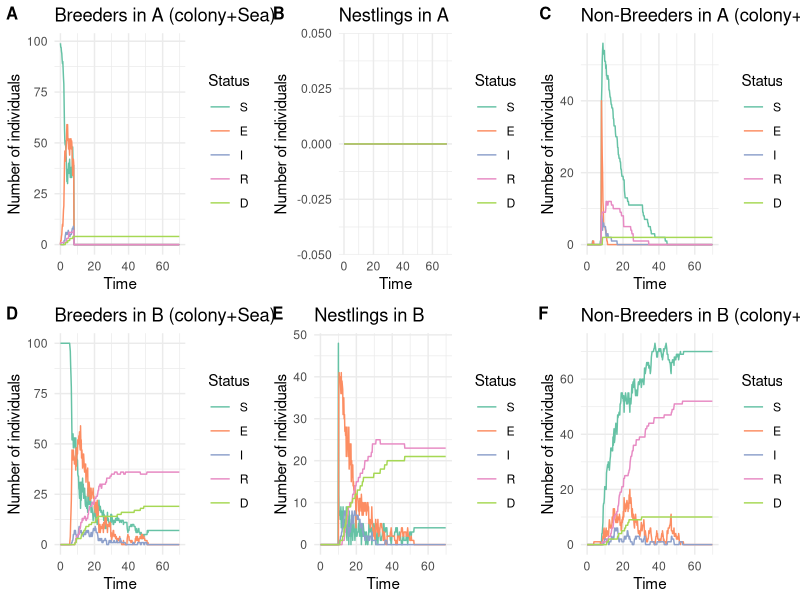

This chart was generated by the following R code: (Note: a time limit stopped this script after it produced the figure.)









# Library -----------------------------------------------------------------

library(tidyverse)
library(ggplot2)
library(reshape2)
library(abind)
library(cowplot)


# Model description -------------------------------------------------------

# Each compartment in the model is described by

# the epidemiological status : Susceptible (S), Exposed (E), Infectious (I), Recovered (R)
# the reproductive status : Breeders (B), Non-Breeders (NB), Nestlings (N)
# the localisation : colony A (A), colony (B), sea A (sea_a), sea B (sea_B)
# 
# Thus, an exposed individual, non-breeder and at sea B, is noted E_sea_b_NB


# Parameters --------------------------------------------------------------

param = list( 
  
  # Epidemiological parameters
  
  # Transmission rate from exposed individuals and from infectious individuals in a colony
  beta = matrix(c(0.10, 0.15,
                  0.00, 0.00),
                nrow = 2, ncol = 2, byrow = T),
  # Rate of progression from exposed to infectious (inverse of incubation period)
  sigma = 1/10,
  # Rate of progression from infectious to exposed
  eta =  0.9, 
  # Recovery rate (inverse of infectious period)
  gamma = 1/3,
  # Disease-related mortality rate
  mu = 1/3 * 0.5,
  
  
  # Mobility  parameters
  
  # Transition from sea to the colony (breeders)
  zeta_to_colony = 1,
  # Transition from colony to the sea (breeders)
  zeta_to_sea = 1,
  # Transition from breeder to non-breeder (reproductive failure)
  psi = 0, #Attention départ en couple
  # Transition from sea to the colony (non-breeders)
  rho_to_colony = 1/7,
  # Transition from colony to the sea (non-breeders)
  rho_to_sea = 1/7 * 7,

  
  # Induced dispersion parameters
  
  # Proportion of dispersed adults
  prop_dispersal = 1,
  # Proportion of prospectors among dispersed adults
  prop_prospecting = 1/8,
  # Date of induced dispersion
  dispersal_date = 30,
  
  # Demographic parameters
  hatching_date = 10

)




# Event rates -------------------------------------------------------------


calculate_rates = function(  beta_E_colony, beta_I_colony,
                             sigma,eta, gamma, mu,
                             zeta_to_colony, zeta_to_sea, psi, rho_to_colony, rho_to_sea,
                             prop_dispersal, prop_prospecting, dispersal_date,
                             hatching_date,
                             S_a, E_a, I_a, R_a, D_a,
                             S_sea_a, E_sea_a, I_sea_a, R_sea_a, D_sea_a,
                             S_sea_b, E_sea_b, I_sea_b, R_sea_b, D_sea_b,
                             S_b, E_b, I_b, R_b, D_b,
                             S_a_NB, E_a_NB, I_a_NB, R_a_NB, D_a_NB,
                             S_sea_a_NB, E_sea_a_NB, I_sea_a_NB, R_sea_a_NB, D_sea_a_NB,
                             S_sea_b_NB,  E_sea_b_NB, I_sea_b_NB, R_sea_b_NB, D_sea_b_NB,
                             S_b_NB, E_b_NB, I_b_NB, R_b_NB, D_b_NB,
                             S_a_N, E_a_N, I_a_N, R_a_N, D_a_N,
                             S_b_N, E_b_N, I_b_N, R_b_N, D_b_N){
  
  rates = c(
    
  # SEIR
  
  ## Nestlings
  ### Colony A
  "S_a_N_to_E_a_N" = beta_E_colony * S_a_N * (E_a+E_a_NB+E_a_N) + 
                     beta_I_colony * S_a_N * (I_a+I_a_NB+I_a_N),
  "E_a_N_to_S_a_N" = eta * E_a_N,
  "E_a_N_to_I_a_N" = sigma * E_a_N,
  "I_a_N_to_R_a_N" = gamma * I_a_N,
  "I_a_N_to_D_a_N" = mu * I_a_N,
  ### Colony B
  "S_b_N_to_E_b_N" = beta_E_colony * S_b_N * (E_b+E_b_NB+E_b_N) +
                     beta_I_colony * S_b_N * (I_b+I_b_NB+I_b_N),
  "E_b_N_to_S_b_N" = eta * E_b_N,
  "E_b_N_to_I_b_N" = sigma * E_b_N,
  "I_b_N_to_R_b_N" = gamma * I_b_N,
  "I_b_N_to_D_b_N" = mu * I_b_N,
  
  ## Non-Breeders
  ### Colony A
  "S_a_NB_to_E_a_NB" = beta_E_colony * S_a_NB * (E_a+E_a_NB+E_a_N) +
                       beta_I_colony * S_a_NB * (I_a+I_a_NB+I_a_N),
  "E_a_NB_to_S_a_NB" = eta * E_a_NB,
  "E_a_NB_to_I_a_NB" = sigma * E_a_NB,
  "I_a_NB_to_R_a_NB" = gamma * I_a_NB,
  "I_a_NB_to_D_a_NB" = mu * I_a_NB,
  ### Sea A
  "S_sea_a_NB_to_E_sea_a_NB" = 0,
  "E_sea_a_NB_to_S_sea_a_NB" = eta * E_sea_a_NB,
  "E_sea_a_NB_to_I_sea_a_NB" = sigma * E_sea_a_NB,
  "I_sea_a_NB_to_R_sea_a_NB" = gamma * I_sea_a_NB,
  "I_sea_a_NB_to_D_sea_a_NB" = mu * I_sea_a_NB,
  ### Sea B
  "S_sea_b_NB_to_E_sea_b_NB" = 0,
  "E_sea_b_NB_to_S_sea_b_NB" = eta * E_sea_b_NB,
  "E_sea_b_NB_to_I_sea_b_NB" = sigma * E_sea_b_NB,
  "I_sea_b_NB_to_R_sea_b_NB" = gamma * I_sea_b_NB,
  "I_sea_b_NB_to_D_sea_b_NB" = mu * I_sea_b_NB,
  ### Colony B
  "S_b_NB_to_E_b_NB" = beta_E_colony * S_b_NB * (E_b+E_b_NB+E_b_N) + 
                       beta_I_colony * S_b_NB * (I_b+I_b_NB+I_b_N),
  "E_b_NB_to_S_b_NB" = eta * E_b_NB,
  "E_b_NB_to_I_b_NB" = sigma * E_b_NB,
  "I_b_NB_to_R_b_NB" = gamma * I_b_NB,
  "I_b_NB_to_D_b_NB" = mu * I_b_NB,
  
  ## Breeders
  ### Colony A
  "S_a_to_E_a" = beta_E_colony * S_a * (E_a+E_a_NB+E_a_N) + 
                 beta_I_colony * S_a * (I_a+I_a_NB+I_a_N),
  "E_a_to_S_a" = eta * E_a,
  "E_a_to_I_a" = sigma * E_a,
  "I_a_to_R_a" = gamma * I_a,
  "I_a_to_D_a" = mu * I_a,
  ### Sea A
  "S_sea_a_to_E_sea_a" = 0,
  "E_sea_a_to_S_sea_a" = eta * E_sea_a,
  "E_sea_a_to_I_sea_a" = sigma * E_sea_a,
  "I_sea_a_to_R_sea_a" = gamma * I_sea_a,
  "I_sea_a_to_D_sea_a" = mu * I_sea_a,
  ### Sea B
  "S_sea_b_to_E_sea_b" = 0,
  "E_sea_b_to_S_sea_b" = eta * E_sea_b,
  "E_sea_b_to_I_sea_b" = sigma * E_sea_b,
  "I_sea_b_to_R_sea_b" = gamma * I_sea_b,
  "I_sea_b_to_D_sea_b" = mu * I_sea_b,
  ### Colony B
  "S_b_to_E_b" = beta_E_colony * S_b * (E_b+E_b_NB+E_b_N) + 
                 beta_I_colony * S_b * (I_b+I_b_NB+I_b_N),
  "E_b_to_S_b" = eta * E_b,
  "E_b_to_I_b" = sigma * E_b,
  "I_b_to_R_b" = gamma * I_b,
  "I_b_to_D_b" = mu * I_b,
  
  
  # Mobility
  ## Non-Breeders
  ### From colony A to sea A
  "S_a_NB_to_S_sea_a_NB" = rho_to_sea * S_a_NB,
  "E_a_NB_to_E_sea_a_NB" = rho_to_sea * E_a_NB,
  "I_a_NB_to_I_sea_a_NB" = rho_to_sea * I_a_NB,
  "R_a_NB_to_R_sea_a_NB" = rho_to_sea * R_a_NB,
  ### From sea A to colony A
  "S_sea_a_NB_to_S_a_NB" = rho_to_colony * S_sea_a_NB,
  "E_sea_a_NB_to_E_a_NB" = rho_to_colony * E_sea_a_NB,
  "I_sea_a_NB_to_I_a_NB" = rho_to_colony * I_sea_a_NB,
  "R_sea_a_NB_to_R_a_NB" = rho_to_colony * R_sea_a_NB,
  ### From colony B to sea B
  "S_b_NB_to_S_sea_b_NB" = rho_to_sea * S_b_NB,
  "E_b_NB_to_E_sea_b_NB" = rho_to_sea * E_b_NB,
  "I_b_NB_to_I_sea_b_NB" = rho_to_sea * I_b_NB,
  "R_b_NB_to_R_sea_b_NB" = rho_to_sea * R_b_NB,
  ### From sea B to colony B
  "S_sea_b_NB_to_S_b_NB" = rho_to_colony * S_sea_b_NB,
  "E_sea_b_NB_to_E_b_NB" = rho_to_colony * E_sea_b_NB,
  "I_sea_b_NB_to_I_b_NB" = rho_to_colony * I_sea_b_NB,
  "R_sea_b_NB_to_R_b_NB" = rho_to_colony * R_sea_b_NB,
  
  ## Breeders
  ### From colony A to sea A
  "S_a_to_S_sea_a" = zeta_to_sea * S_a,
  "E_a_to_E_sea_a" = zeta_to_sea * E_a,
  "I_a_to_I_sea_a" = zeta_to_sea * I_a,
  "R_a_to_R_sea_a" = zeta_to_sea * R_a,
  ### From sea A to colony A
  "S_sea_a_to_S_a" = zeta_to_colony * S_sea_a,
  "E_sea_a_to_E_a" = zeta_to_colony * E_sea_a,
  "I_sea_a_to_I_a" = zeta_to_colony * I_sea_a,
  "R_sea_a_to_R_a" = zeta_to_colony * R_sea_a,
  ### From colony B to sea B
  "S_b_to_S_sea_b" = zeta_to_sea * S_b,
  "E_b_to_E_sea_b" = zeta_to_sea * E_b,
  "I_b_to_I_sea_b" = zeta_to_sea * I_b,
  "R_b_to_R_sea_b" = zeta_to_sea * R_b,
  ### From sea B to colony B
  "S_sea_b_to_S_b" = zeta_to_colony * S_sea_b,
  "E_sea_b_to_E_b" = zeta_to_colony * E_sea_b,
  "I_sea_b_to_I_b" = zeta_to_colony * I_sea_b,
  "R_sea_b_to_R_b" = zeta_to_colony * R_sea_b,
  
  ## Prospecting
  ### From A to B
  "S_sea_a_NB_to_S_sea_b_NB" = prop_prospecting * S_sea_a_NB,
  "E_sea_a_NB_to_E_sea_b_NB" = prop_prospecting * E_sea_a_NB,
  "I_sea_a_NB_to_I_sea_b_NB" = prop_prospecting * I_sea_a_NB,
  "R_sea_a_NB_to_R_sea_b_NB" = prop_prospecting * R_sea_a_NB
  
  # Breeders become Non-Breeders
  
  # "S_a_to_S_a_NB" = psi * S_a,
  # "E_a_to_E_a_NB" = psi * E_a,
  # "I_a_to_I_a_NB" = psi * I_a,
  # "R_a_to_R_a_NB" = psi * R_a
  
  )
  return(rates)
}


# Gillespie SEIR model function -------------------------------------------

gillespie_seir = function(param = param, 
                          # Do we induce dispersion ?
                          induced_dispersal = T,
                          # Reaction time between 1rst death and induced dispersal
                          dispersal_reaction_time = 5,
                          
                          initial_number_breeders_A = 50,
                          initial_number_infected_breeders_A = 1, 
                          initial_number_breeders_B = 50,
                          total_time = 70,
                          dispersal_stochactic = T,
                          
                          tau = 0.25) {
  
  # Initial state
  
  ## Nestlings
  ## In colony A
  N = 0                
  initial_infected = 0
  initial_exposed = 0
  initial_recovered = 0
  initial_susceptible = N - initial_infected - initial_exposed - initial_recovered
  initial_dead = 0
  
  initial_state_A_N = c(S = initial_susceptible,
                        E = initial_exposed,
                        I = initial_infected,
                        R = initial_recovered,
                        D = initial_dead)
  ## Nestlings
  ## In colony B
  N = 0                
  initial_infected = 0
  initial_exposed = 0
  initial_recovered = 0
  initial_susceptible = N - initial_infected - initial_exposed - initial_recovered
  initial_dead = 0
  
  initial_state_B_N = c(S = initial_susceptible,
                        E = initial_exposed,
                        I = initial_infected,
                        R = initial_recovered,
                        D = initial_dead)
  
  
  ## Breeders
  ## In colony A
  N = initial_number_breeders_A                 
  initial_infected = initial_number_infected_breeders_A
  initial_exposed = 0
  initial_recovered = 0
  initial_susceptible = N - initial_infected - initial_exposed - initial_recovered
  initial_dead = 0
  
  initial_state_A = c(S = initial_susceptible,
                      E = initial_exposed,
                      I = initial_infected,
                      R = initial_recovered,
                      D = initial_dead)
  
  ## At sea A
  N = 50                  
  initial_infected = 0
  initial_exposed = 0
  initial_recovered = 0
  initial_susceptible = N - initial_infected - initial_exposed - initial_recovered
  initial_dead = 0
  
  initial_state_sea_a = c(S = initial_susceptible,
                          E = initial_exposed,
                          I = initial_infected,
                          R = initial_recovered,
                          D = initial_dead)
  
  ## At sea B
  N = 50                
  initial_infected = 0
  initial_exposed = 0
  initial_recovered = 0
  initial_susceptible = N - initial_infected - initial_exposed - initial_recovered
  initial_dead = 0
  
  initial_state_sea_b = c(S = initial_susceptible,
                          E = initial_exposed,
                          I = initial_infected,
                          R = initial_recovered,
                          D = initial_dead)
  
  ## In colony B
  N = initial_number_breeders_B                  
  initial_infected = 0
  initial_exposed = 0
  initial_recovered = 0
  initial_susceptible = N - initial_infected - initial_exposed - initial_recovered
  initial_dead = 0
  
  initial_state_B <- c(S = initial_susceptible,
                       E = initial_exposed,
                       I = initial_infected,
                       R = initial_recovered,
                       D = initial_dead)
  
  ## Non-Breeders
  ## In colony A
  N = 0                  
  initial_infected = 0
  initial_exposed = 0
  initial_recovered = 0
  initial_susceptible = N - initial_infected - initial_exposed - initial_recovered
  initial_dead = 0
  
  initial_state_A_NB = c(S = initial_susceptible,
                         E = initial_exposed,
                         I = initial_infected,
                         R = initial_recovered,
                         D = initial_dead)
  
  ## At sea A
  N = 0                  
  initial_infected = 0
  initial_exposed = 0
  initial_recovered = 0
  initial_susceptible = N - initial_infected - initial_exposed - initial_recovered
  initial_dead = 0
  
  initial_state_sea_a_NB = c(S = initial_susceptible,
                             E = initial_exposed,
                             I = initial_infected,
                             R = initial_recovered,
                             D = initial_dead)
  
  ## At sea B
  N = 0                  
  initial_infected = 0
  initial_exposed = 0
  initial_recovered = 0
  initial_susceptible = N - initial_infected - initial_exposed - initial_recovered
  initial_dead = 0
  
  initial_state_sea_b_NB = c(S = initial_susceptible,
                             E = initial_exposed,
                             I = initial_infected,
                             R = initial_recovered,
                             D = initial_dead)
  
  ## In colony B
  N = 0                  
  initial_infected = 0
  initial_exposed = 0
  initial_recovered = 0
  initial_susceptible = N - initial_infected - initial_exposed - initial_recovered
  initial_dead = 0
  
  initial_state_B_NB <- c(S = initial_susceptible,
                          E = initial_exposed,
                          I = initial_infected,
                          R = initial_recovered,
                          D = initial_dead)
  
  
  initial_state = matrix(data = c(initial_state_A,
                                  initial_state_sea_a,
                                  initial_state_sea_b,
                                  initial_state_B,
                                  initial_state_A_NB,
                                  initial_state_sea_a_NB,
                                  initial_state_sea_b_NB,
                                  initial_state_B_NB,
                                  initial_state_A_N,
                                  initial_state_B_N), 
                         nrow = 10, ncol = 5, 
                         byrow = T)
  
  # Parameters
  
  beta_E_colony = param$beta[1,1]
  beta_I_colony = param$beta[1,2]
  
  sigma = param$sigma
  eta = param$eta
  gamma = param$gamma
  mu = param$mu
  
  zeta_to_colony = param$zeta_to_colony
  zeta_to_sea = param$zeta_to_sea
  psi = param$psi
  rho_to_colony = param$rho_to_colony
  rho_to_sea = param$rho_to_sea
  
  prop_dispersal = param$prop_dispersal
  prop_prospecting = param$prop_prospecting
  dispersal_date = param$dispersal_date
  
  hatching_date = param$hatching_date
  
  # Initialization
  times = c(0)
  states = array(dim = c(10,5,1), data = initial_state)
  already_dispersed = F
  already_hatched = F
  first_death = F
  first_death_date = NA
  
  # Next event
  while (times[length(times)] < total_time) {
    
    S_a = states[1, 1, dim(states)[3]]
    E_a = states[1, 2, dim(states)[3]]
    I_a = states[1, 3, dim(states)[3]]
    R_a = states[1, 4, dim(states)[3]]
    D_a = states[1, 5, dim(states)[3]]
    
    S_sea_a = states[2, 1, dim(states)[3]]
    E_sea_a = states[2, 2, dim(states)[3]]
    I_sea_a = states[2, 3, dim(states)[3]]
    R_sea_a = states[2, 4, dim(states)[3]]
    D_sea_a = states[2, 5, dim(states)[3]]
    
    S_sea_b = states[3, 1, dim(states)[3]]
    E_sea_b = states[3, 2, dim(states)[3]]
    I_sea_b = states[3, 3, dim(states)[3]]
    R_sea_b = states[3, 4, dim(states)[3]]
    D_sea_b = states[3, 5, dim(states)[3]]
    
    S_b = states[4, 1, dim(states)[3]]
    E_b = states[4, 2, dim(states)[3]]
    I_b = states[4, 3, dim(states)[3]]
    R_b = states[4, 4, dim(states)[3]]
    D_b = states[4, 5, dim(states)[3]]
    
    S_a_NB = states[5, 1, dim(states)[3]]
    E_a_NB = states[5, 2, dim(states)[3]]
    I_a_NB = states[5, 3, dim(states)[3]]
    R_a_NB = states[5, 4, dim(states)[3]]
    D_a_NB = states[5, 5, dim(states)[3]]
    
    S_sea_a_NB = states[6, 1, dim(states)[3]]
    E_sea_a_NB = states[6, 2, dim(states)[3]]
    I_sea_a_NB = states[6, 3, dim(states)[3]]
    R_sea_a_NB = states[6, 4, dim(states)[3]]
    D_sea_a_NB = states[6, 5, dim(states)[3]]

    S_sea_b_NB = states[7, 1, dim(states)[3]]
    E_sea_b_NB = states[7, 2, dim(states)[3]]
    I_sea_b_NB = states[7, 3, dim(states)[3]]
    R_sea_b_NB = states[7, 4, dim(states)[3]]
    D_sea_b_NB = states[7, 5, dim(states)[3]]
    
    S_b_NB = states[8, 1, dim(states)[3]]
    E_b_NB = states[8, 2, dim(states)[3]]
    I_b_NB = states[8, 3, dim(states)[3]]
    R_b_NB = states[8, 4, dim(states)[3]]
    D_b_NB = states[8, 5, dim(states)[3]]
    
    S_a_N = states[9, 1, dim(states)[3]]
    E_a_N = states[9, 2, dim(states)[3]]
    I_a_N = states[9, 3, dim(states)[3]]
    R_a_N = states[9, 4, dim(states)[3]]
    D_a_N = states[9, 5, dim(states)[3]]
    
    S_b_N = states[10, 1, dim(states)[3]]
    E_b_N = states[10, 2, dim(states)[3]]
    I_b_N = states[10, 3, dim(states)[3]]
    R_b_N = states[10, 4, dim(states)[3]]
    D_b_N = states[10, 5, dim(states)[3]]
    
    # Rates of each possible event
    rates = calculate_rates(beta_E_colony, beta_I_colony,
                            sigma,eta, gamma, mu,
                            zeta_to_colony, zeta_to_sea, psi, rho_to_colony, rho_to_sea,
                            prop_dispersal, prop_prospecting, dispersal_date,
                            hatching_date,
                            S_a, E_a, I_a, R_a, D_a,
                            S_sea_a, E_sea_a, I_sea_a, R_sea_a, D_sea_a,
                            S_sea_b, E_sea_b, I_sea_b, R_sea_b, D_sea_b,
                            S_b, E_b, I_b, R_b, D_b,
                            S_a_NB, E_a_NB, I_a_NB, R_a_NB, D_a_NB,
                            S_sea_a_NB, E_sea_a_NB, I_sea_a_NB, R_sea_a_NB, D_sea_a_NB,
                            S_sea_b_NB,  E_sea_b_NB, I_sea_b_NB, R_sea_b_NB, D_sea_b_NB,
                            S_b_NB, E_b_NB, I_b_NB, R_b_NB, D_b_NB,
                            S_a_N, E_a_N, I_a_N, R_a_N, D_a_N,
                            S_b_N, E_b_N, I_b_N, R_b_N, D_b_N)

    total_rate = sum(rates)
    
    if (total_rate == 0) {
      break
    }
    
    time_step <- min(tau, (total_time - times[length(times)]))
    next_time = times[length(times)] + time_step

    # Hatching
    if (next_time > hatching_date & !already_hatched) { 
      
      S_a_N = round((S_a + E_a + I_a + R_a + S_sea_a + E_sea_a + I_sea_a + R_sea_a)/2)
      S_b_N = round((S_b + E_b + I_b + R_b + S_sea_b + E_sea_b + I_sea_b + R_sea_b)/2)
      
      already_hatched = T
      
      new_state = matrix(data = c(S_a, E_a, I_a, R_a, D_a,
                                  S_sea_a, E_sea_a, I_sea_a, R_sea_a, D_sea_a,
                                  S_sea_b, E_sea_b, I_sea_b, R_sea_b, D_sea_b,
                                  S_b, E_b, I_b, R_b, D_b,
                                  
                                  S_a_NB, E_a_NB, I_a_NB, R_a_NB, D_a_NB,
                                  S_sea_a_NB, E_sea_a_NB, I_sea_a_NB, R_sea_a_NB, D_sea_a_NB,
                                  S_sea_b_NB, E_sea_b_NB, I_sea_b_NB, R_sea_b_NB, D_sea_b_NB,
                                  S_b_NB, E_b_NB, I_b_NB, R_b_NB, D_b_NB,
                                  
                                  S_a_N, E_a_N, I_a_N, R_a_N, D_a_N,
                                  S_b_N, E_b_N, I_b_N, R_b_N, D_b_N),
                         nrow = 10, ncol = 5, 
                         byrow = T)
      
      states = abind(states, new_state)
      times = c(times, hatching_date)
      
      
      # Rates of each possible event
      rates =     rates = calculate_rates(beta_E_colony, beta_I_colony,
                                          sigma,eta, gamma, mu,
                                          zeta_to_colony, zeta_to_sea, psi, rho_to_colony, rho_to_sea,
                                          prop_dispersal, prop_prospecting, dispersal_date,
                                          hatching_date,
                                          S_a, E_a, I_a, R_a, D_a,
                                          S_sea_a, E_sea_a, I_sea_a, R_sea_a, D_sea_a,
                                          S_sea_b, E_sea_b, I_sea_b, R_sea_b, D_sea_b,
                                          S_b, E_b, I_b, R_b, D_b,
                                          S_a_NB, E_a_NB, I_a_NB, R_a_NB, D_a_NB,
                                          S_sea_a_NB, E_sea_a_NB, I_sea_a_NB, R_sea_a_NB, D_sea_a_NB,
                                          S_sea_b_NB,  E_sea_b_NB, I_sea_b_NB, R_sea_b_NB, D_sea_b_NB,
                                          S_b_NB, E_b_NB, I_b_NB, R_b_NB, D_b_NB,
                                          S_a_N, E_a_N, I_a_N, R_a_N, D_a_N,
                                          S_b_N, E_b_N, I_b_N, R_b_N, D_b_N)
      
      total_rate = sum(rates)
      
      if (total_rate == 0) {
        break
      }
      
      time_step = rexp(1, total_rate)
      next_time = times[length(times)] + time_step
      
    }
    
    
    
    # Determining the date of first infection
    if (!first_death & D_a > 0){
      first_death_date = times[length(times)] 
      first_death = T
    }
    
    # Induction of dispersion
    ## Has the induced dispersal strategy been triggered?
    if (induced_dispersal){ 
      ## Did the dispersal occur?
      if (!already_dispersed){
        # Is it time to induce dispersion, according to the stochastic case and the deterministic case?
        if ((dispersal_stochactic & first_death & next_time > first_death_date + dispersal_reaction_time) 
            |
            (!dispersal_stochactic & next_time > dispersal_date)
        ){
          
          # Dispersal of breeders
          
          # Number of adults in  A
          N_a = S_a + E_a + I_a + R_a + S_sea_a + E_sea_a + I_sea_a + R_sea_a
          # Number of adults A who are dispersed
          N_disp_a = round(N_a * prop_dispersal)
          # Distribution of dispersed adults by epidemiological status
          disp_a = sample(c(rep("S_a", S_a), rep("E_a", E_a),rep("I_a", I_a),rep("R_a", R_a),
                            rep("S_sea_a", S_sea_a), rep("E_sea_a", E_sea_a),rep("I_sea_a", I_sea_a),rep("R_sea_a", R_sea_a)),
                          size = N_disp_a, 
                          replace = F) %>% 
            factor(., levels = c("S_a","E_a","I_a","R_a",
                                 "S_sea_a","E_sea_a","I_sea_a","R_sea_a")) %>% 
            table()
          
          # Number of susceptible adults who are dispersed from A
          disp_S_a = disp_a["S_a"]
          disp_S_sea_a = disp_a["S_sea_a"]
          # Update of the number of susceptible adults
          S_a = S_a - disp_S_a
          S_sea_a = S_sea_a - disp_S_sea_a
          S_sea_a_NB = S_sea_a_NB + disp_S_a + disp_S_sea_a
          
          # Number of exposed  adults who are dispersed from A
          disp_E_a = disp_a["E_a"]
          disp_E_sea_a = disp_a["E_sea_a"]
          # Update of the number of exposed adults
          E_a = E_a - disp_E_a
          E_sea_a = E_sea_a - disp_E_sea_a
          E_sea_a_NB = E_sea_a_NB + disp_E_a + disp_E_sea_a
          
          # Number of infectious adults who are dispersed from A
          disp_I_a = disp_a["I_a"]
          disp_I_sea_a = disp_a["I_sea_a"]
          # Update of the number of infectious adults
          I_a = I_a - disp_I_a
          I_sea_a = I_sea_a - disp_I_sea_a
          I_sea_a_NB = I_sea_a_NB + disp_I_a + disp_I_sea_a
          
          # Number of recovered adults who are dispersed from A
          disp_R_a = disp_a["R_a"]
          disp_R_sea_a = disp_a["R_sea_a"]
          # Update of the number of recovered adults
          R_a = R_a - disp_R_a
          R_sea_a = R_sea_a - disp_R_sea_a
          R_sea_a_NB = R_sea_a_NB + disp_R_a + disp_R_sea_a
          
          # Death of nestlings
          
          D_a_N = D_a_N + S_a_N + E_a_N + I_a_N + R_a_N
          S_a_N = 0
          E_a_N = 0
          I_a_N = 0
          R_a_N = 0
          
          
          already_dispersed = T
          
          new_state = matrix(data = c(S_a, E_a, I_a, R_a, D_a,
                                      S_sea_a, E_sea_a, I_sea_a, R_sea_a, D_sea_a,
                                      S_sea_b, E_sea_b, I_sea_b, R_sea_b, D_sea_b,
                                      S_b, E_b, I_b, R_b, D_b,
                                      
                                      S_a_NB, E_a_NB, I_a_NB, R_a_NB, D_a_NB,
                                      S_sea_a_NB, E_sea_a_NB, I_sea_a_NB, R_sea_a_NB, D_sea_a_NB,
                                      S_sea_b_NB, E_sea_b_NB, I_sea_b_NB, R_sea_b_NB, D_sea_b_NB,
                                      S_b_NB, E_b_NB, I_b_NB, R_b_NB, D_b_NB,
                                      
                                      S_a_N, E_a_N, I_a_N, R_a_N, D_a_N,
                                      S_b_N, E_b_N, I_b_N, R_b_N, D_b_N),
                             nrow = 10, ncol = 5, 
                             byrow = T)
          
          states = abind(states, new_state)
          times = c(times, next_time)
          
          
          # Rates of each possible event
          rates =     rates = calculate_rates(beta_E_colony, beta_I_colony,
                                              sigma,eta, gamma, mu,
                                              zeta_to_colony, zeta_to_sea, psi, rho_to_colony, rho_to_sea,
                                              prop_dispersal, prop_prospecting, dispersal_date,
                                              hatching_date,
                                              S_a, E_a, I_a, R_a, D_a,
                                              S_sea_a, E_sea_a, I_sea_a, R_sea_a, D_sea_a,
                                              S_sea_b, E_sea_b, I_sea_b, R_sea_b, D_sea_b,
                                              S_b, E_b, I_b, R_b, D_b,
                                              S_a_NB, E_a_NB, I_a_NB, R_a_NB, D_a_NB,
                                              S_sea_a_NB, E_sea_a_NB, I_sea_a_NB, R_sea_a_NB, D_sea_a_NB,
                                              S_sea_b_NB,  E_sea_b_NB, I_sea_b_NB, R_sea_b_NB, D_sea_b_NB,
                                              S_b_NB, E_b_NB, I_b_NB, R_b_NB, D_b_NB,
                                              S_a_N, E_a_N, I_a_N, R_a_N, D_a_N,
                                              S_b_N, E_b_N, I_b_N, R_b_N, D_b_N)
          
          total_rate = sum(rates)
          
          if (total_rate == 0) {
            break
          }
          
          time_step = rexp(1, total_rate)
          next_time = times[length(times)] + time_step
          
          
        }
        
      }
    }
    
    times = c(times, next_time)
    
    nb_events <- rpois(1, total_rate * time_step) 
    whichevent = sample(1:length(rates), nb_events, prob = rates, replace = TRUE)
    
    
    transitions = factor(whichevent, levels = 1:length(rates)) %>% 
      table() %>% 
      as.matrix() %>% 
      t() %>% 
      as.data.frame()
    
    names_transitions = names(rates)
    
    names(transitions) <- names_transitions

    transitions_bank = c()
    for (i in 1:length(transitions)){
      if (length(transitions)>0){
        transitions_bank = c(transitions_bank, rep(names_transitions[i], times = transitions[i]))
      }
}
    
    
    
    if (length(transitions_bank)>0){
    for (i in 1:length(transitions_bank)){
      
      transition = transitions_bank[i]
      

      
      if (transition == "S_a_to_E_a" & S_a > 0) {
        S_a = S_a - 1
        E_a = E_a + 1
      } else if (transition == "E_a_to_S_a" & E_a > 0) {
        E_a = E_a - 1
        S_a = S_a + 1
      } else if (transition == "E_a_to_I_a" & E_a > 0) {
        E_a = E_a - 1
        I_a = I_a + 1
      } else if (transition == "I_a_to_R_a" & I_a > 0) {
        I_a = I_a - 1
        R_a = R_a + 1
      } else if (transition == "I_a_to_D_a" & I_a > 0) {
        # If an adult dies, the partner becomes a non-breeder and the nestling dies
        I_a = I_a - 1
        D_a = D_a + 1
        # The nestling dies
        if (S_a_N + E_a_N + I_a_N + R_a_N > 0){
          nestling = sample(c(rep("S_a_N", S_a_N), rep("E_a_N", E_a_N),rep("I_a_N", I_a_N),rep("R_a_N", R_a_N)),
                            size = 1)
          if (nestling == "S_a_N"){
            S_a_N = S_a_N - 1
            D_a_N = D_a_N + 1
          } else if (nestling == "E_a_N"){
            E_a_N = E_a_N - 1
            D_a_N = D_a_N + 1
          } else if (nestling == "I_a_N"){
            I_a_N = I_a_N - 1
            D_a_N = D_a_N + 1
          } else if (nestling == "R_a_N"){
            R_a_N = R_a_N - 1
            D_a_N = D_a_N + 1
          }
        }
        # The partner becomes a non-breeder
        partner = sample(c(rep("S_a", S_a), rep("E_a", E_a),rep("I_a", I_a),rep("R_a", R_a),
                           rep("S_sea_a", S_sea_a), rep("E_sea_a", E_sea_a),rep("I_sea_a", I_sea_a),rep("R_sea_a", R_sea_a)),
                         size = 1)
        if (partner == "S_a"){
          S_a = S_a - 1
          S_a_NB = S_a_NB + 1
        } else if (partner == "E_a"){
          E_a = E_a - 1
          E_a_NB = E_a_NB + 1
        } else if (partner == "I_a"){
          I_a = I_a - 1
          I_a_NB = I_a_NB + 1
        } else if (partner == "R_a"){
          R_a = R_a - 1
          R_a_NB = R_a_NB + 1
        } else if (partner == "S_sea_a"){
          S_sea_a = S_sea_a - 1
          S_sea_a_NB = S_sea_a_NB + 1
        } else if (partner == "E_sea_a"){
          E_sea_a = E_sea_a - 1
          E_sea_a_NB = E_sea_a_NB + 1
        } else if (partner == "I_sea_a"){
          I_sea_a = I_sea_a - 1
          I_sea_a_NB = I_sea_a_NB + 1
        } else if (partner == "R_sea_a"){
          R_sea_a = R_sea_a - 1
          R_sea_a_NB = R_sea_a_NB + 1
        }
      } else if (transition == "S_sea_a_to_E_sea_a" & S_sea_a > 0) {
        S_sea_a = S_sea_a - 1
        E_sea_a = E_sea_a + 1
      } else if (transition == "E_sea_a_to_S_sea_a" & E_sea_a > 0) {
        E_sea_a = E_sea_a - 1
        S_sea_a = S_sea_a + 1
      } else if (transition == "E_sea_a_to_I_sea_a" & E_sea_a > 0) {
        E_sea_a = E_sea_a - 1
        I_sea_a = I_sea_a + 1
      } else if (transition == "I_sea_a_to_R_sea_a" & I_sea_a > 0) {
        I_sea_a = I_sea_a - 1
        R_sea_a = R_sea_a + 1
      } else if (transition == "I_sea_a_to_D_sea_a" & I_sea_a > 0) {
        I_sea_a = I_sea_a - 1
        D_sea_a = D_sea_a + 1
      } else if (transition == "S_sea_b_to_E_sea_b" & S_sea_b > 0) {
        S_sea_b = S_sea_b - 1
        E_sea_b = E_sea_b + 1
      } else if (transition == "E_sea_b_to_S_sea_b" & E_sea_b > 0) {
        E_sea_b = E_sea_b - 1
        S_sea_b = S_sea_b + 1
      } else if (transition == "E_sea_b_to_I_sea_b" & E_sea_b > 0) {
        E_sea_b = E_sea_b - 1
        I_sea_b = I_sea_b + 1
      } else if (transition == "I_sea_b_to_R_sea_b" & I_sea_b > 0) {
        I_sea_b = I_sea_b - 1
        R_sea_b = R_sea_b + 1
      } else if (transition == "I_sea_b_to_D_sea_b" & I_sea_b > 0) {
        I_sea_b = I_sea_b - 1
        D_sea_b = D_sea_b + 1
      } else if (transition == "S_b_to_E_b" & S_b > 0) {
        S_b = S_b - 1
        E_b = E_b + 1
      } else if (transition == "E_b_to_S_b" & E_b > 0) {
        E_b = E_b - 1
        S_b = S_b + 1
      } else if (transition == "E_b_to_I_b" & E_b > 0) {
        E_b = E_b - 1
        I_b = I_b + 1
      } else if (transition == "I_b_to_R_b" & I_b > 0) {
        I_b = I_b - 1
        R_b = R_b + 1
      } else if (transition == "I_b_to_D_b" & I_b > 0) {
        # If an adult dies, the partner becomes a non-breeder and the nestling dies
        I_b = I_b - 1
        D_b = D_b + 1
        # The nestling dies
        if (S_b_N + E_b_N + I_b_N + R_b_N > 0){
          nestling = sample(c(rep("S_b_N", S_b_N), rep("E_b_N", E_b_N),rep("I_b_N", I_b_N),rep("R_b_N", R_b_N)),
                            size = 1)
          if (nestling == "S_b_N"){
            S_b_N = S_b_N - 1
            D_b_N = D_b_N + 1
          } else if (nestling == "E_b_N"){
            E_b_N = E_b_N - 1
            D_b_N = D_b_N + 1
          } else if (nestling == "I_b_N"){
            I_b_N = I_b_N - 1
            D_b_N = D_b_N + 1
          } else if (nestling == "R_b_N"){
            R_b_N = R_b_N - 1
            D_b_N = D_b_N + 1
          }
        }
        # The partner becomes a non-breeder
        partner = sample(c(rep("S_b", S_b), rep("E_b", E_b),rep("I_b", I_b),rep("R_b", R_b),
                           rep("S_sea_b", S_sea_b), rep("E_sea_b", E_sea_b),rep("I_sea_b", I_sea_b),rep("R_sea_b", R_sea_b)),
                         size = 1)
       
        if (partner == "S_b"){
          S_b = S_b - 1
          S_b_NB = S_b_NB + 1
        } else if (partner == "E_b"){
          E_b = E_b - 1
          E_b_NB = E_b_NB + 1
        } else if (partner == "I_b"){
          I_b = I_b - 1
          I_b_NB = I_b_NB + 1
        } else if (partner == "R_b"){
          R_b = R_b - 1
          R_b_NB = R_b_NB + 1
        } else if (partner == "S_sea_b"){
          S_sea_b = S_sea_b - 1
          S_sea_b_NB = S_sea_b_NB + 1
        } else if (partner == "E_sea_b"){
          E_sea_b = E_sea_b - 1
          E_sea_b_NB = E_sea_b_NB + 1
        } else if (partner == "I_sea_b"){
          I_sea_b = I_sea_b - 1
          I_sea_b_NB = I_sea_b_NB + 1
        } else if (partner == "R_sea_b"){
          R_sea_b = R_sea_b - 1
          R_sea_b_NB = R_sea_b_NB + 1
        }
        
      } else if (transition == "S_a_to_S_sea_a"  & S_a > 0) {
        S_a = S_a - 1
        S_sea_a = S_sea_a + 1
      } else if (transition == "E_a_to_E_sea_a"  & E_a > 0) {
        E_a = E_a - 1
        E_sea_a = E_sea_a + 1
      } else if (transition == "I_a_to_I_sea_a"  & I_a > 0) {
        I_a = I_a - 1
        I_sea_a = I_sea_a + 1
      } else if (transition == "R_a_to_R_sea_a"  & R_a > 0) {
        R_a = R_a - 1
        R_sea_a = R_sea_a + 1
      } else if (transition == "S_b_to_S_sea_b"  & S_b > 0) {
        S_b = S_b - 1
        S_sea_b = S_sea_b + 1
      } else if (transition == "E_b_to_E_sea_b"  & E_b > 0) {
        E_b = E_b - 1
        E_sea_b = E_sea_b + 1
      } else if (transition == "I_b_to_I_sea_b"  & I_b > 0) {
        I_b = I_b - 1
        I_sea_b = I_sea_b + 1
      } else if (transition == "R_b_to_R_sea_b"  & R_b > 0) {
        R_b = R_b - 1
        R_sea_b = R_sea_b + 1
      }else if (transition == "S_sea_a_to_S_a"  & S_sea_a > 0) {
        S_a = S_a + 1
        S_sea_a = S_sea_a - 1
      } else if (transition == "E_sea_a_to_E_a"  & E_sea_a > 0) {
        E_a = E_a + 1
        E_sea_a = E_sea_a - 1
      } else if (transition == "I_sea_a_to_I_a"  & I_sea_a > 0) {
        I_a = I_a + 1
        I_sea_a = I_sea_a - 1
      } else if (transition == "R_sea_a_to_R_a" & R_sea_a > 0) {
        R_a = R_a + 1
        R_sea_a = R_sea_a - 1
      } else if (transition == "S_sea_b_to_S_b" & S_sea_b > 0) {
        S_b = S_b + 1
        S_sea_b = S_sea_b - 1
      } else if (transition == "E_sea_b_to_E_b" & E_sea_b > 0) {
        E_b = E_b + 1
        E_sea_b = E_sea_b - 1
      } else if (transition == "I_sea_b_to_I_b" & I_sea_b > 0) {
        I_b = I_b + 1
        I_sea_b = I_sea_b - 1
      } else if (transition == "R_sea_b_to_R_b" & R_sea_b > 0) {
        R_b = R_b + 1
        R_sea_b = R_sea_b - 1
      } else if (transition == "S_a_NB_to_E_a_NB" & S_a_NB > 0) {
        S_a_NB = S_a_NB - 1
        E_a_NB = E_a_NB + 1
      } else if (transition == "E_a_NB_to_S_a_NB" & E_a_NB > 0) {
        E_a_NB = E_a_NB - 1
        S_a_NB = S_a_NB + 1
      } else if (transition == "E_a_NB_to_I_a_NB" & E_a_NB > 0) {
        E_a_NB = E_a_NB - 1
        I_a_NB = I_a_NB + 1
      } else if (transition == "I_a_NB_to_R_a_NB" & I_a_NB > 0) {
        I_a_NB = I_a_NB - 1
        R_a_NB = R_a_NB + 1
      } else if (transition == "I_a_NB_to_D_a_NB" & I_a_NB > 0) {
        I_a_NB = I_a_NB - 1
        D_a_NB = D_a_NB + 1
      } else if (transition == "S_sea_a_NB_to_E_sea_a_NB" & S_sea_a_NB > 0) {
        S_sea_a_NB = S_sea_a_NB - 1
        E_sea_a_NB = E_sea_a_NB + 1
      } else if (transition == "E_sea_a_NB_to_S_sea_a_NB" & E_sea_a_NB > 0) {
        E_sea_a_NB = E_sea_a_NB - 1
        S_sea_a_NB = S_sea_a_NB + 1
      } else if (transition == "E_sea_a_NB_to_I_sea_a_NB" & E_sea_a_NB > 0) {
        E_sea_a_NB = E_sea_a_NB - 1
        I_sea_a_NB = I_sea_a_NB + 1
      } else if (transition == "I_sea_a_NB_to_R_sea_a_NB" & I_sea_a_NB > 0) {
        I_sea_a_NB = I_sea_a_NB - 1
        R_sea_a_NB = R_sea_a_NB + 1
      } else if (transition == "I_sea_a_NB_to_D_sea_a_NB" & I_sea_a_NB > 0) {
        I_sea_a_NB = I_sea_a_NB - 1
        D_sea_a_NB = D_sea_a_NB + 1
      } else if (transition == "S_sea_b_NB_to_E_sea_b_NB" & S_sea_b_NB > 0) {
        S_sea_b_NB = S_sea_b_NB - 1
        E_sea_b_NB = E_sea_b_NB + 1
      } else if (transition == "E_sea_b_NB_to_S_sea_b_NB" & E_sea_b_NB > 0) {
        E_sea_b_NB = E_sea_b_NB - 1
        S_sea_b_NB = S_sea_b_NB + 1
      } else if (transition == "E_sea_b_NB_to_I_sea_b_NB" & E_sea_b_NB > 0) {
        E_sea_b_NB = E_sea_b_NB - 1
        I_sea_b_NB = I_sea_b_NB + 1
      } else if (transition == "I_sea_b_NB_to_R_sea_b_NB" & I_sea_b_NB > 0) {
        I_sea_b_NB = I_sea_b_NB - 1
        R_sea_b_NB = R_sea_b_NB + 1
      } else if (transition == "I_sea_b_NB_to_D_sea_b_NB" & I_sea_b_NB > 0) {
        I_sea_b_NB = I_sea_b_NB - 1
        D_sea_b_NB = D_sea_b_NB + 1
      } else if (transition == "S_b_NB_to_E_b_NB" & S_b_NB > 0) {
        S_b_NB = S_b_NB - 1
        E_b_NB = E_b_NB + 1
      } else if (transition == "E_b_NB_to_S_b_NB" & E_b_NB > 0) {
        E_b_NB = E_b_NB - 1
        S_b_NB = S_b_NB + 1
      } else if (transition == "E_b_NB_to_I_b_NB" & E_b_NB > 0) {
        E_b_NB = E_b_NB - 1
        I_b_NB = I_b_NB + 1
      } else if (transition == "I_b_NB_to_R_b_NB" & I_b_NB > 0) {
        I_b_NB = I_b_NB - 1
        R_b_NB = R_b_NB + 1
      } else if (transition == "I_b_NB_to_D_b_NB" & I_b_NB > 0) {
        I_b_NB = I_b_NB - 1
        D_b_NB = D_b_NB + 1
      } else if (transition == "S_a_NB_to_S_sea_a_NB" & S_a_NB > 0) {
        S_a_NB = S_a_NB - 1
        S_sea_a_NB = S_sea_a_NB + 1
      } else if (transition == "E_a_NB_to_E_sea_a_NB" & E_a_NB > 0) {
        E_a_NB = E_a_NB - 1
        E_sea_a_NB = E_sea_a_NB + 1
      } else if (transition == "I_a_NB_to_I_sea_a_NB" & I_a_NB > 0) {
        I_a_NB = I_a_NB - 1
        I_sea_a_NB = I_sea_a_NB + 1
      } else if (transition == "R_a_NB_to_R_sea_a_NB" & R_a_NB > 0) {
        R_a_NB = R_a_NB - 1
        R_sea_a_NB = R_sea_a_NB + 1
      } else if (transition == "S_b_NB_to_S_sea_b_NB" & S_b_NB > 0) {
        S_b_NB = S_b_NB - 1
        S_sea_b_NB = S_sea_b_NB + 1
      } else if (transition == "E_b_NB_to_E_sea_b_NB" & E_b_NB > 0) {
        E_b_NB = E_b_NB - 1
        E_sea_b_NB = E_sea_b_NB + 1
      } else if (transition == "I_b_NB_to_I_sea_b_NB" & I_b_NB > 0) {
        I_b_NB = I_b_NB - 1
        I_sea_b_NB = I_sea_b_NB + 1
      } else if (transition == "R_b_NB_to_R_sea_b_NB" & R_b_NB > 0) {
        R_b_NB = R_b_NB - 1
        R_sea_b_NB = R_sea_b_NB + 1
      }else if (transition == "S_sea_a_NB_to_S_a_NB" & S_sea_a_NB > 0) {
        S_a_NB = S_a_NB + 1
        S_sea_a_NB = S_sea_a_NB - 1
      } else if (transition == "E_sea_a_NB_to_E_a_NB" & E_sea_a_NB > 0) {
        E_a_NB = E_a_NB + 1
        E_sea_a_NB = E_sea_a_NB - 1
      } else if (transition == "I_sea_a_NB_to_I_a_NB" & I_sea_a_NB > 0) {
        I_a_NB = I_a_NB + 1
        I_sea_a_NB = I_sea_a_NB - 1
      } else if (transition == "R_sea_a_NB_to_R_a_NB" & R_sea_a_NB > 0) {
        R_a_NB = R_a_NB + 1
        R_sea_a_NB = R_sea_a_NB - 1
      } else if (transition == "S_sea_b_NB_to_S_b_NB" & S_sea_b_NB > 0) {
        S_b_NB = S_b_NB + 1
        S_sea_b_NB = S_sea_b_NB - 1
      } else if (transition == "E_sea_b_NB_to_E_b_NB" & E_sea_b_NB > 0) {
        E_b_NB = E_b_NB + 1
        E_sea_b_NB = E_sea_b_NB - 1
      } else if (transition == "I_sea_b_NB_to_I_b_NB" & I_sea_b_NB > 0) {
        I_b_NB = I_b_NB + 1
        I_sea_b_NB = I_sea_b_NB - 1
      } else if (transition == "R_sea_b_NB_to_R_b_NB" & R_sea_b_NB > 0) {
        R_b_NB = R_b_NB + 1
        R_sea_b_NB = R_sea_b_NB - 1
      } else if (transition == "S_a_to_S_a_NB"  & S_a > 0) {
        S_a = S_a - 2
        S_a_NB = S_a_NB + 2
      } else if (transition == "E_a_to_E_a_NB" & E_a > 0) {
        E_a = E_a - 2
        E_a_NB = E_a_NB + 2
      } else if (transition == "I_a_to_I_a_NB" & I_a > 0) {
        I_a = I_a - 2
        I_a_NB = I_a_NB + 2
      } else if (transition == "E_a_to_E_a_NB" & R_a > 0) {
        R_a = R_a - 2
        R_a_NB = R_a_NB + 2
      } else if (transition == "S_sea_a_NB_to_S_sea_b_NB" & S_sea_a_NB > 0) {
        S_sea_a_NB = S_sea_a_NB - 1
        S_sea_b_NB = S_sea_b_NB + 1
      }else if (transition == "E_sea_a_NB_to_E_sea_b_NB" & E_sea_a_NB > 0) {
        E_sea_a_NB = E_sea_a_NB - 1
        E_sea_b_NB = E_sea_b_NB + 1
      }else if (transition == "I_sea_a_NB_to_I_sea_b_NB" & I_sea_a_NB > 0) {
        I_sea_a_NB = I_sea_a_NB - 1
        I_sea_b_NB = I_sea_b_NB + 1
      }else if (transition == "R_sea_a_NB_to_R_sea_b_NB" & R_sea_a_NB > 0) {
        R_sea_a_NB = R_sea_a_NB - 1
        R_sea_b_NB = R_sea_b_NB + 1
      }else if (transition == "S_a_N_to_E_a_N" & S_a_N > 0){
        S_a_N = S_a_N - 1
        E_a_N = E_a_N + 1
      }else if (transition == "E_a_N_to_S_a_N" & E_a_N > 0){
        E_a_N = E_a_N - 1
        S_a_N = S_a_N + 1
      }else if (transition == "E_a_N_to_I_a_N" & E_a_N > 0){
        E_a_N = E_a_N - 1
        I_a_N = I_a_N + 1
      }else if (transition == "I_a_N_to_R_a_N" & I_a_N > 0){
        I_a_N = I_a_N - 1
        R_a_N = R_a_N + 1
      }else if (transition == "I_a_N_to_R_a_N" & I_a_N > 0){
        I_a_N = I_a_N - 1
        R_a_N = R_a_N + 1
      }else if (transition == "I_a_N_to_D_a_N"  & I_a_N > 0){
        # If a nestling dies, both parents become non-breeders.
        I_a_N = I_a_N - 1
        D_a_N = D_a_N + 1
        parent1 = sample(c(rep("S_a", S_a), rep("E_a", E_a),rep("I_a", I_a),rep("R_a", R_a),
                           rep("S_sea_a", S_sea_a), rep("E_sea_a", E_sea_a),rep("I_sea_a", I_sea_a),rep("R_sea_a", R_sea_a)),
                         size = 1)
        if (parent1 == "S_a"){
          S_a = S_a - 1
          S_a_NB = S_a_NB + 1
        } else if (parent1 == "E_a"){
          E_a = E_a - 1
          E_a_NB = E_a_NB + 1
        } else if (parent1 == "I_a"){
          I_a = I_a - 1
          I_a_NB = I_a_NB + 1
        } else if (parent1 == "R_a"){
          R_a = R_a - 1
          R_a_NB = R_a_NB + 1
        } else if (parent1 == "S_sea_a"){
          S_sea_a = S_sea_a - 1
          S_sea_a_NB = S_sea_a_NB + 1
        } else if (parent1 == "E_sea_a"){
          E_sea_a = E_sea_a - 1
          E_sea_a_NB = E_sea_a_NB + 1
        } else if (parent1 == "I_sea_a"){
          I_sea_a = I_sea_a - 1
          I_sea_a_NB = I_sea_a_NB + 1
        } else if (parent1 == "R_sea_a"){
          R_sea_a = R_sea_a - 1
          R_sea_a_NB = R_sea_a_NB + 1
        }
        parent2 = sample(c(rep("S_a", S_a), rep("E_a", E_a),rep("I_a", I_a),rep("R_a", R_a),
                           rep("S_sea_a", S_sea_a), rep("E_sea_a", E_sea_a),rep("I_sea_a", I_sea_a),rep("R_sea_a", R_sea_a)),
                         size = 1)
        if (parent2 == "S_a"){
          S_a = S_a - 1
          S_a_NB = S_a_NB + 1
        } else if (parent2 == "E_a"){
          E_a = E_a - 1
          E_a_NB = E_a_NB + 1
        } else if (parent2 == "I_a"){
          I_a = I_a - 1
          I_a_NB = I_a_NB + 1
        } else if (parent2 == "R_a"){
          R_a = R_a - 1
          R_a_NB = R_a_NB + 1
        } else if (parent2 == "S_sea_a"){
          S_sea_a = S_sea_a - 1
          S_sea_a_NB = S_sea_a_NB + 1
        } else if (parent2 == "E_sea_a"){
          E_sea_a = E_sea_a - 1
          E_sea_a_NB = E_sea_a_NB + 1
        } else if (parent2 == "I_sea_a"){
          I_sea_a = I_sea_a - 1
          I_sea_a_NB = I_sea_a_NB + 1
        } else if (parent2 == "R_sea_a"){
          R_sea_a = R_sea_a - 1
          R_sea_a_NB = R_sea_a_NB + 1
        }
      }else if (transition == "S_b_N_to_E_b_N" & S_b_N > 0){
        S_b_N = S_b_N - 1
        E_b_N = E_b_N + 1
      }else if (transition == "E_b_N_to_S_b_N" & E_b_N > 0){
        E_b_N = E_b_N - 1
        S_b_N = S_b_N + 1
      }else if (transition == "E_b_N_to_I_b_N" & E_b_N > 0){
        E_b_N = E_b_N - 1
        I_b_N = I_b_N + 1
      }else if (transition == "I_b_N_to_R_b_N" & I_b_N > 0){
        I_b_N = I_b_N - 1
        R_b_N = R_b_N + 1
      }else if (transition == "I_b_N_to_R_b_N" & I_b_N > 0){
        I_b_N = I_b_N - 1
        R_b_N = R_b_N + 1
      }else if (transition == "I_b_N_to_D_b_N" & I_b_N > 0){
        I_b_N = I_b_N - 1
        D_b_N = D_b_N + 1
        # If a nestling dies, both parents become non-breeders.
        parent1 = sample(c(rep("S_b", S_b), rep("E_b", E_b),rep("I_b", I_b),rep("R_b", R_b),
                           rep("S_sea_b", S_sea_b), rep("E_sea_b", E_sea_b),rep("I_sea_b", I_sea_b),rep("R_sea_b", R_sea_b)),
                         size = 1)
        if (parent1 == "S_b"){
          S_b = S_b - 1
          S_b_NB = S_b_NB + 1
        } else if (parent1 == "E_b"){
          E_b = E_b - 1
          E_b_NB = E_b_NB + 1
        } else if (parent1 == "I_b"){
          I_b = I_b - 1
          I_b_NB = I_b_NB + 1
        } else if (parent1 == "R_b"){
          R_b = R_b - 1
          R_b_NB = R_b_NB + 1
        } else if (parent1 == "S_sea_b"){
          S_sea_b = S_sea_b - 1
          S_sea_b_NB = S_sea_b_NB + 1
        } else if (parent1 == "E_sea_b"){
          E_sea_b = E_sea_b - 1
          E_sea_b_NB = E_sea_b_NB + 1
        } else if (parent1 == "I_sea_b"){
          I_sea_b = I_sea_b - 1
          I_sea_b_NB = I_sea_b_NB + 1
        } else if (parent1 == "R_sea_b"){
          R_sea_b = R_sea_b - 1
          R_sea_b_NB = R_sea_b_NB + 1
        }
        parent2 = sample(c(rep("S_b", S_b), rep("E_b", E_b),rep("I_b", I_b),rep("R_b", R_b),
                           rep("S_sea_b", S_sea_b), rep("E_sea_b", E_sea_b),rep("I_sea_b", I_sea_b),rep("R_sea_b", R_sea_b)),
                         size = 1)
        if (parent2 == "S_b"){
          S_b = S_b - 1
          S_b_NB = S_b_NB + 1
        } else if (parent2 == "E_b"){
          E_b = E_b - 1
          E_b_NB = E_b_NB + 1
        } else if (parent2 == "I_b"){
          I_b = I_b - 1
          I_b_NB = I_b_NB + 1
        } else if (parent2 == "R_b"){
          R_b = R_b - 1
          R_b_NB = R_b_NB + 1
        } else if (parent2 == "S_sea_b"){
          S_sea_b = S_sea_b - 1
          S_sea_b_NB = S_sea_b_NB + 1
        } else if (parent2 == "E_sea_b"){
          E_sea_b = E_sea_b - 1
          E_sea_b_NB = E_sea_b_NB + 1
        } else if (parent2 == "I_sea_b"){
          I_sea_b = I_sea_b - 1
          I_sea_b_NB = I_sea_b_NB + 1
        } else if (parent2 == "R_sea_b"){
          R_sea_b = R_sea_b - 1
          R_sea_b_NB = R_sea_b_NB + 1
        }
      }
    }
  }
    
    new_state = matrix(data = c(S_a, E_a, I_a, R_a, D_a,
                                S_sea_a, E_sea_a, I_sea_a, R_sea_a, D_sea_a,
                                S_sea_b, E_sea_b, I_sea_b, R_sea_b, D_sea_b,
                                S_b, E_b, I_b, R_b, D_b,
                                
                                S_a_NB, E_a_NB, I_a_NB, R_a_NB, D_a_NB,
                                S_sea_a_NB, E_sea_a_NB, I_sea_a_NB, R_sea_a_NB, D_sea_a_NB,
                                S_sea_b_NB, E_sea_b_NB, I_sea_b_NB, R_sea_b_NB, D_sea_b_NB,
                                S_b_NB, E_b_NB, I_b_NB, R_b_NB, D_b_NB,
                                
                                S_a_N, E_a_N, I_a_N, R_a_N, D_a_N,
                                S_b_N, E_b_N, I_b_N, R_b_N, D_b_N),
                           nrow = 10, ncol = 5, 
                           byrow = T)
    
    
    
    states = abind(states, new_state)

  }
  
  output = data.frame(
    time = times,
    S_a = states[1, 1, ],
    E_a = states[1, 2, ],
    I_a = states[1, 3, ],
    R_a = states[1, 4, ],
    D_a = states[1, 5, ],
    S_sea_a = states[2, 1, ],
    E_sea_a = states[2, 2, ],
    I_sea_a = states[2, 3, ],
    R_sea_a = states[2, 4, ],
    D_sea_a = states[2, 5, ],
    S_sea_b = states[3, 1, ],
    E_sea_b = states[3, 2, ],
    I_sea_b = states[3, 3, ],
    R_sea_b = states[3, 4, ],
    D_sea_b = states[3, 5, ],
    S_b = states[4, 1, ],
    E_b = states[4, 2, ],
    I_b = states[4, 3, ],
    R_b = states[4, 4, ],
    D_b = states[4, 5, ],
    
    S_a_NB = states[5, 1, ],
    E_a_NB = states[5, 2, ],
    I_a_NB = states[5, 3, ],
    R_a_NB = states[5, 4, ],
    D_a_NB = states[5, 5, ],
    S_sea_a_NB = states[6, 1, ],
    E_sea_a_NB = states[6, 2, ],
    I_sea_a_NB = states[6, 3, ],
    R_sea_a_NB = states[6, 4, ],
    D_sea_a_NB = states[6, 5, ],
    S_sea_b_NB = states[7, 1, ],
    E_sea_b_NB = states[7, 2, ],
    I_sea_b_NB = states[7, 3, ],
    R_sea_b_NB = states[7, 4, ],
    D_sea_b_NB = states[7, 5, ],
    S_b_NB = states[8, 1, ],
    E_b_NB = states[8, 2, ],
    I_b_NB = states[8, 3, ],
    R_b_NB = states[8, 4, ],
    D_b_NB = states[8, 5, ],
    
    S_a_N = states[9, 1, ],
    E_a_N = states[9, 2, ],
    I_a_N = states[9, 3, ],
    R_a_N = states[9, 4, ],
    D_a_N = states[9, 5, ],
    S_b_N = states[10, 1, ],
    E_b_N = states[10, 2, ],
    I_b_N = states[10, 3, ],
    R_b_N = states[10, 4, ],
    D_b_N = states[10, 5, ]) %>% 
    mutate(
    S_a_total = S_a + S_sea_a,
    E_a_total = E_a + E_sea_a,
    I_a_total = I_a + I_sea_a,
    R_a_total = R_a + R_sea_a,
    D_a_total = D_a + D_sea_a,
    
    S_b_total = S_b + S_sea_b,
    E_b_total = E_b + E_sea_b,
    I_b_total = I_b + I_sea_b,
    R_b_total = R_b + R_sea_b,
    D_b_total = D_b + D_sea_b,
    
    S_a_NB_total = S_a_NB + S_sea_a_NB,
    E_a_NB_total = E_a_NB + E_sea_a_NB,
    I_a_NB_total = I_a_NB + I_sea_a_NB,
    R_a_NB_total = R_a_NB + R_sea_a_NB,
    D_a_NB_total = D_a_NB + D_sea_a_NB,
    
    S_b_NB_total = S_b_NB + S_sea_b_NB,
    E_b_NB_total = E_b_NB + E_sea_b_NB,
    I_b_NB_total = I_b_NB + I_sea_b_NB,
    R_b_NB_total = R_b_NB + R_sea_b_NB,
    D_b_NB_total = D_b_NB + D_sea_b_NB
  )
  
  return(output)
}


# Plot results

plot_seir = function(output_ = output){
  
  output_long = melt(output_[1:nrow(output_)-1, ], id = "time")
  
  output_a = output_long %>% filter(variable %in% c("S_a_total", "E_a_total", "I_a_total", "R_a_total", "D_a_total"))
  plot_a = ggplot(output_a, aes(x = time, y = value, color = variable)) +
    geom_line() +
    labs(x = "Time", y = "Number of individuals", color = "Status") +
    theme_minimal() +
    ggtitle("Breeders in A (colony+Sea)")+
    scale_color_brewer(palette="Set2", labels = c("S", "E", "I", "R", "D"))
  
  
  output_a_N = output_long %>% filter(variable %in% c("S_a_N", "E_a_N", "I_a_N", "R_a_N", "D_a_N"))
  plot_a_N = ggplot(output_a_N, aes(x = time, y = value, color = variable)) +
    geom_line() +
    labs(x = "Time", y = "Number of individuals", color = "Status") +
    theme_minimal() +
    ggtitle("Nestlings in A")+
    scale_color_brewer(palette="Set2", labels = c("S", "E", "I", "R", "D"))
  
  
  output_a_NB = output_long %>% filter(variable %in% c("S_a_NB_total", "E_a_NB_total", "I_a_NB_total", "R_a_NB_total", "D_a_NB_total"))
  plot_a_NB = ggplot(output_a_NB, aes(x = time, y = value, color = variable)) +
    geom_line() +
    labs(x = "Time", y = "Number of individuals", color = "Status") +
    theme_minimal() +
    ggtitle("Non-Breeders in A (colony+Sea)")+
    scale_color_brewer(palette="Set2", labels = c("S", "E", "I", "R", "D"))
  
  
  output_b = output_long %>% filter(variable %in% c("S_b_total", "E_b_total", "I_b_total", "R_b_total", "D_b_total"))
  plot_b = ggplot(output_b, aes(x = time, y = value, color = variable)) +
    geom_line() +
    labs(x = "Time", y = "Number of individuals", color = "Status") +
    theme_minimal() +
    ggtitle("Breeders in B (colony+Sea)")+
    scale_color_brewer(palette="Set2", labels = c("S", "E", "I", "R", "D"))
  
  
  output_b_N = output_long %>% filter(variable %in% c("S_b_N", "E_b_N", "I_b_N", "R_b_N", "D_b_N"))
  plot_b_N = ggplot(output_b_N, aes(x = time, y = value, color = variable)) +
    geom_line() +
    labs(x = "Time", y = "Number of individuals", color = "Status") +
    theme_minimal() +
    ggtitle("Nestlings in B")+
    scale_color_brewer(palette="Set2", labels = c("S", "E", "I", "R", "D"))
  
  
  output_b_NB = output_long %>% filter(variable %in% c("S_b_NB_total", "E_b_NB_total", "I_b_NB_total", "R_b_NB_total", "D_b_NB_total"))
  plot_b_NB = ggplot(output_b_NB, aes(x = time, y = value, color = variable)) +
    geom_line() +
    labs(x = "Time", y = "Number of individuals", color = "Status") +
    theme_minimal() +
    ggtitle("Non-Breeders in B (colony+Sea)")+
    scale_color_brewer(palette="Set2", labels = c("S", "E", "I", "R", "D"))
  
  plot_grid_seir = plot_grid(plot_a, plot_a_N, plot_a_NB,
                             plot_b, plot_b_N, plot_b_NB,
                             labels = c("A", "B", "C",
                                        "D", "E", "F"),
                             label_size = 12)
  
  print(plot_grid_seir)
  
}

# Run simulation

time1 <- Sys.time()
output = gillespie_seir(param = param, 
                        induced_dispersal = T,
                        initial_number_breeders_A = 50,
                        initial_number_infected_breeders_A = 1, 
                        initial_number_breeders_B = 50,
                        total_time = 70,
                        dispersal_stochactic = T,
                        tau = 0.2)

time2 <- Sys.time()
time2 - time1
plot_seir()




summary_output = function(output){

  N_a = output[1, c("S_a", "I_a", "S_sea_a", "I_sea_a",
                    "S_a_NB", "I_a_NB", "S_sea_a_NB", "I_sea_a_NB")] %>% sum()
  max_infected_a = max(output[, c("I_a","I_sea_a")])
  prop_max_infected_a = max_infected_a / N_a
  dead_a = output[nrow(output), c("D_a","D_sea_a")] %>% sum()
  a_N = output[nrow(output), c("S_a_N", "E_a_N", "I_a_N", "R_a_N")] %>% sum()
  
  
  N_b = output[1, c("S_b", "I_b", "S_sea_b", "I_sea_b",
                    "S_b_NB", "I_b_NB", "S_sea_b_NB", "I_sea_b_NB")] %>% sum()
  max_infected_b = max(output[, c("I_b","I_sea_b")])
  prop_max_infected_b = max_infected_b / N_b
  dead_b = output[nrow(output), c("D_b","D_sea_b")] %>% sum()
  b_N = output[nrow(output), c("S_b_N", "E_b_N", "I_b_N", "R_b_N")] %>% sum()

  
  nb_adults = N_a + N_b - dead_a - dead_b
  nb_nestlings = a_N + b_N
  nb_adults_equi = nb_adults + (0.2)*nb_nestlings


  return( data.frame(
    N_a = N_a,
    max_infected_a = max_infected_a,
    prop_max_infected_a = prop_max_infected_a,
    dead_a = dead_a,
    a_N = a_N,
    
    N_b = N_b,
    max_infected_b = max_infected_b,
    prop_max_infected_b = prop_max_infected_b,
    dead_b = dead_b,
    b_N = b_N,
    
    nb_adults = nb_adults,
    nb_nestlings = nb_nestlings,
    nb_adults_equi = nb_adults_equi
    
    

  ))
}

stat_model = function(nb_iterations = 15,
                      param_ = param,
                      induced_dispersal_ = T,
                      dispersal_reaction_time_ = 5,
                      initial_number_breeders_A_ = 50,
                      initial_number_infected_breeders_A_ = 1,
                      initial_number_breeders_B_ = 50,
                      total_time_ = 70,
                      dispersal_stochactic_ = T,
                      tau_ = 0.2){
  
  response_list = data.frame()
  
  for (i in 1:nb_iterations){
    
    output = gillespie_seir(param = param_,
                            induced_dispersal = induced_dispersal_,
                            dispersal_reaction_time = dispersal_reaction_time_,
                            initial_number_breeders_A = initial_number_breeders_A_,
                            initial_number_infected_breeders_A = initial_number_infected_breeders_A_,
                            initial_number_breeders_B = initial_number_breeders_B_,
                            total_time = total_time_,
                            dispersal_stochactic = dispersal_stochactic_,
                            tau = tau_)
    
    response_list = rbind(response_list, summary_output(output))
    
  }
  
  #return(response_list)
  
  
  return(response_list$nb_adults_equi %>% mean())
}

output = c()
val_test = 1:40

for (k in val_test){
  
  res = stat_model(dispersal_reaction_time_ = k)
  
  output = c(output, res)
  
}

df = data.frame(dispersal_reaction_time_ = val_test,
           output=output)

ggplot()+
  geom_point(data = df, aes(x = dispersal_reaction_time_, y = output))



# data_long = pivot_longer(stat_model(20), cols = -N_a, names_to = "variable", values_to = "value")
# ggplot(data_long %>% subset(., variable %in% c("nb_adults", "nb_nestlings", "nb_adults_equi")),
#        aes(x = variable, y = value)) +
#   geom_violin() +
#   geom_dotplot(binaxis='y', stackdir='center', dotsize=1)




# 
# output_long_list = data.frame()
# response_list = data.frame()
# 
# nb_iterations = 8
# 
# for (i in 1:nb_iterations){
#   
#   output = gillespie_seir(param = param,
#                           induced_dispersal = T,
#                           initial_number_breeders_A = 50,
#                           initial_number_infected_breeders_A = 1,
#                           initial_number_breeders_B = 50,
#                           total_time = 70,
#                           dispersal_stochactic = T,
#                           tau = 0.2)
#   
#   output_long = melt(output, id = "time")
#   
#   output_long_i = cbind(output_long,
#                         data.frame(simulation = rep(i, times = nrow(output_long))))
#   
#   output_long_list = rbind(output_long_list, output_long_i)
#   response_list = rbind(response_list, summary_output(output))
#   
# }
# 
# 
# output_a = output_long_list %>% filter(variable %in% c("S_a", "E_a", "I_a", "R_a", "D_a"))
# 
# p = ggplot()
# for(i in 1:nb_iterations){
#   p = p + geom_line(data = output_a %>% subset(., simulation == i )
#                     , aes(x = time, y = value, color = variable))
# }
# p = p +
#   labs(x = "Time", y = "Number of individuals", color = "Compartment") +
#   theme_minimal() +
#   ggtitle("Stochastic SEIR Model Simulation (Gillespie Algorithm)")
# 
# 
# p
# 
# 
# data_long = pivot_longer(response_list, cols = -N_a, names_to = "variable", values_to = "value")
# 
# # Créer les diagrammes en violon pour chaque variable
# ggplot(data_long %>% subset(., variable %in% c("nb_adults", "nb_nestlings", "nb_adults_equi")),
#        aes(x = variable, y = value)) +
#   geom_violin() +
#   geom_dotplot(binaxis='y', stackdir='center', dotsize=1)
# 
# 
